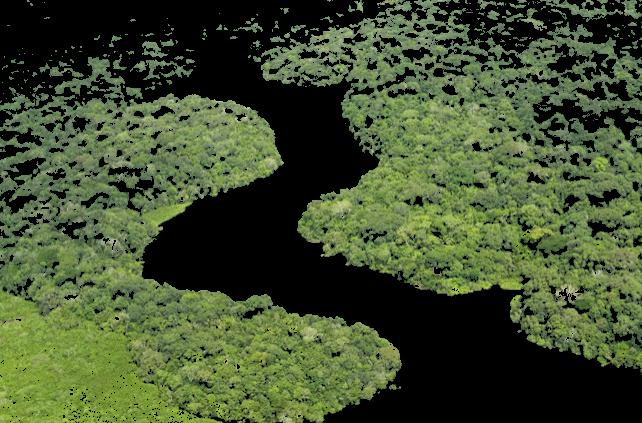
#> input picture lab2/f1.jpg, 642 x 423 px
$ python floresta.py f1.jpg f2.jpg
#> lines starting #> are read from the running program, lines starting #| are printed output that depends on the picture; after the words box and inside, x2 and y2 are one past the last pixel; in counts of white or black regions, pixels touching at a corner belong together
# Lab 02 - Segmentacao com cores
# Vitória Stavis de Araujo - GRR20200243

# importar modulos necessarios
import sys
import numpy as np
import cv2 as cv
from matplotlib import pyplot as plt
from mpl_toolkits.mplot3d import Axes3D
from matplotlib import cm
from matplotlib import colors
from matplotlib.colors import hsv_to_rgb

# segmenta a imagem, mostra e salva o resultado
def segmentation(img, hsv_img, out_name, l_green, d_green):

    # quadrado das cores para plotar
    lg_square = np.full((10,10,3), l_green, dtype = np.uint8)/255.0
    dg_square = np.full((10,10,3), d_green, dtype = np.uint8)/255.0

    # plot das cores
    plt.subplot(1,2,1)
    plt.imshow(hsv_to_rgb(lg_square))
    plt.subplot(1,2,2)
    plt.imshow(hsv_to_rgb(dg_square))
    plt.show()

    # cria mascara para segmentar
    mask = cv.inRange(hsv_img, d_green, l_green)

    result = cv.bitwise_and(img, img, mask = mask)

    # plot da mascara e da imagem segmentada
    plt.subplot(1, 2, 1)
    plt.imshow(mask, cmap = 'gray')
    plt.subplot(1, 2, 2)
    plt.imshow(result)
    plt.show()

    # salva imagem segmentada
    plt.imsave(out_name, result)

def color_gen(h, s, v):

    # limites inferiores e superios do hue, para manter em verde
    # divisao em dois para escala do opencv 0->180
    upper = 160/2
    lower = 82/2

    # encontra valores de h que se encaixam no verde
    h_green = h[h < upper]
    h_green = h_green[h_green > lower]
    h_green

    # valores medios
    h_mean = h_green.mean()
    s_mean = s.mean()
    v_mean = v.mean()

    # desvio padrao
    h_sd = np.std(h_green)
    s_sd = np.std(s)
    v_sd = np.std(v)

    # agora vamos encontrar as duas cores
    # somando desvio padrao na media e normalizando

    # light green hue
    l_h = h_mean+h_sd

    # light green saturation
    l_s = s_mean+2*s_sd
    if l_s > 255:
        l_s = 255
    if l_s < 0:
        l_s = 5

    # light green value
    l_v = v_mean+3*v_sd
    if l_v > 255:
        l_v = 255
    if l_v < 0:
        l_v = 25

    # dark green hue
    d_h = h_mean-2*h_sd

    # dark green saturation
    d_s = s_mean-3*s_sd
    if d_s > 255:
        d_s = 255
    if d_s < 0:
        d_s = 50

    # dark green value
    d_v = v_mean-2*v_sd
    if d_v > 255:
        d_v = 255
    if d_v < 0:
        d_v = 25

    # salvando light e dark green
    l_green = (l_h, l_s, l_v)
    d_green= (d_h, d_s, d_v)

    return (l_green, d_green)

# cria e mostra o grafico 3d do hue saturation e value da imagem
# retorna os arrays de h, s e v
def color_graph(img, hsv_img):

    # separar cores para fazer grafico
    pixel_colors = img.reshape((np.shape(img)[0]*np.shape(img)[1], 3))
    norm = colors.Normalize(vmin = -1., vmax = 1.)
    norm.autoscale(pixel_colors)
    pixel_colors = norm(pixel_colors).tolist()

    # separar hue saturation e value
    h, s, v = cv.split(hsv_img)

    fig = plt.figure()
    axis = fig.add_subplot(1, 1, 1, projection = '3d')

    # grafico das cores
    axis.scatter(h.flatten(), s.flatten(), v.flatten(), facecolors=pixel_colors, marker = '.')
    axis.set_xlabel('hue')
    axis.set_ylabel('saturation')
    axis.set_zlabel('value')
    plt.show()

    return (h, s, v)


def main(argv):

    # ler a imagem
    img = cv.imread(argv[1])
#> img is the input picture: shape (423, 642, 3); mean B, G, R 48.6, 80.3, 66.8
    img = cv.cvtColor(img, cv.COLOR_BGR2RGB)
    hsv_img = cv.cvtColor(img, cv.COLOR_RGB2HSV)
#> hsv_img: shape (423, 642, 3); mean H, S, V 38.6, 100.5, 80.4

    # valores de hue, saturation e value
    h, s, v = color_graph(img, hsv_img)
#> in color_graph, `pixel_colors = norm(pixel_colors).tolist()`: pixel_colors = 271566 items
#> in color_graph, `h, s, v = cv.split(hsv_img)`:
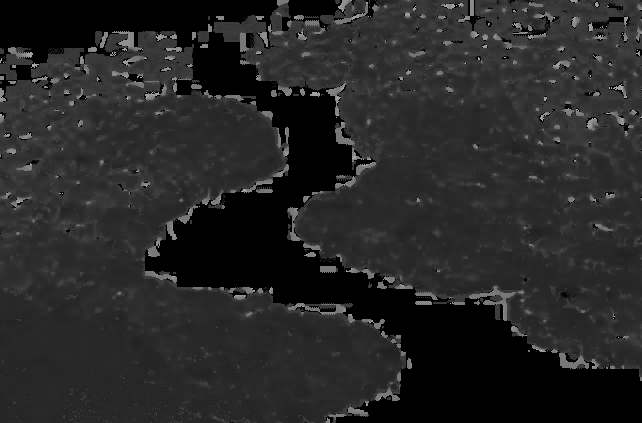
#> h: shape (423, 642); min 0, max 177, mean 38.6
#> in color_graph, `h, s, v = cv.split(hsv_img)`:
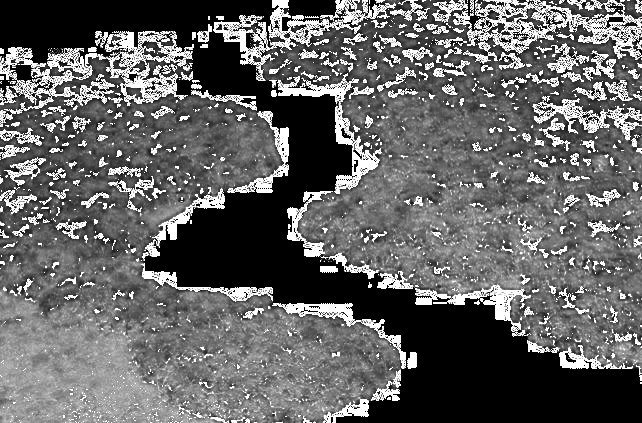
#> s: shape (423, 642); min 0, max 255, mean 100.5
#> in color_graph, `h, s, v = cv.split(hsv_img)`:
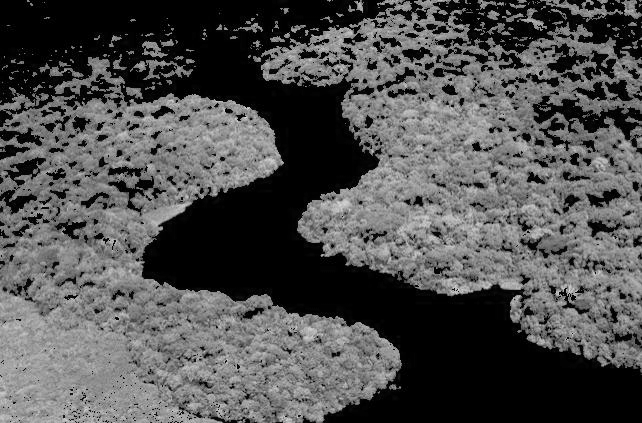
#> v: shape (423, 642); min 0, max 229, mean 80.4
#> in color_graph, `plt.show()`:
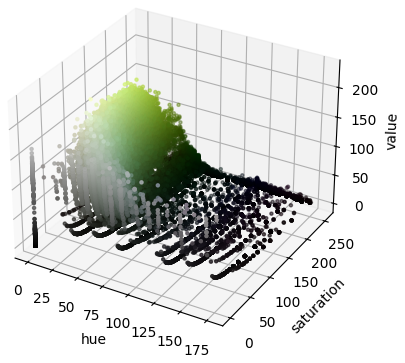
#> figure drawn by matplotlib, 1 panel

    # cores do threshold
    l_green, d_green = color_gen(h, s, v)
#> in color_gen, `h_mean = h_green.mean()`: h_mean = 49.97
#> in color_gen, `s_mean = s.mean()`: s_mean = 100.5
#> in color_gen, `v_mean = v.mean()`: v_mean = 80.43
#> in color_gen, `h_sd = np.std(h_green)`: h_sd = 7.11
#> in color_gen, `s_sd = np.std(s)`: s_sd = 81.57
#> in color_gen, `v_sd = np.std(v)`: v_sd = 66.43
#> in color_gen, `l_h = h_mean+h_sd`: l_h = 57.08
#> in color_gen, `l_s = s_mean+2*s_sd`: l_s = 263.7
#> in color_gen, `l_v = v_mean+3*v_sd`: l_v = 279.7
#> in color_gen, `d_h = h_mean-2*h_sd`: d_h = 35.76
#> in color_gen, `d_s = s_mean-3*s_sd`: d_s = -144.2
#> in color_gen, `d_v = v_mean-2*v_sd`: d_v = -52.44
#> in color_gen, `l_green = (l_h, l_s, l_v)`: l_green = (57.08, 255, 255)
#> in color_gen, `d_green= (d_h, d_s, d_v)`: d_green = (35.76, 50, 25)
#> l_green = (57.08, 255, 255); d_green = (35.76, 50, 25)

    # segmentacao da imagem
    segmentation(img, hsv_img, argv[2], l_green, d_green)
#> in segmentation, `plt.show()`:
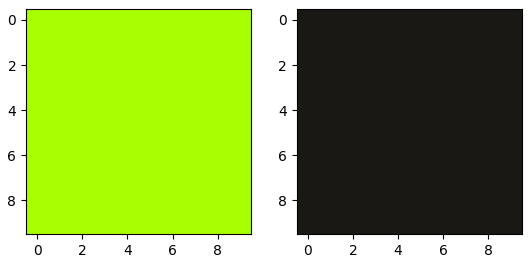
#> figure drawn by matplotlib, 2 panels
#> in segmentation, `mask = cv.inRange(hsv_img, d_green, l_green)`:
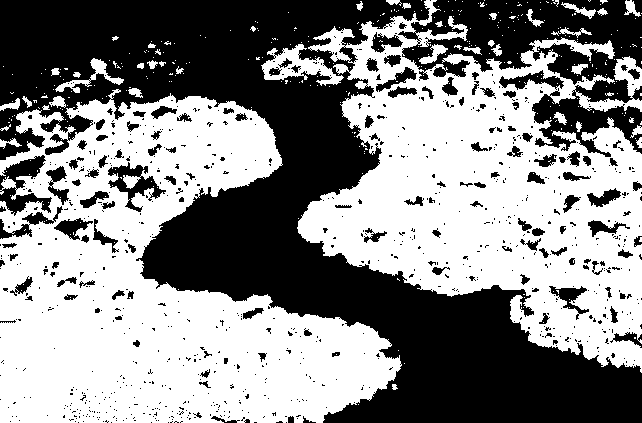
#> mask: shape (423, 642); 54% white; 867 black regions (733 under 20 px), largest, box (x1, y1, x2, y2) and area: (0, 0, 642, 423) 92816, (398, 0, 642, 157) 16803, (0, 155, 52, 216) 1328
#> in segmentation, `result = cv.bitwise_and(img, img, mask = mask)`:
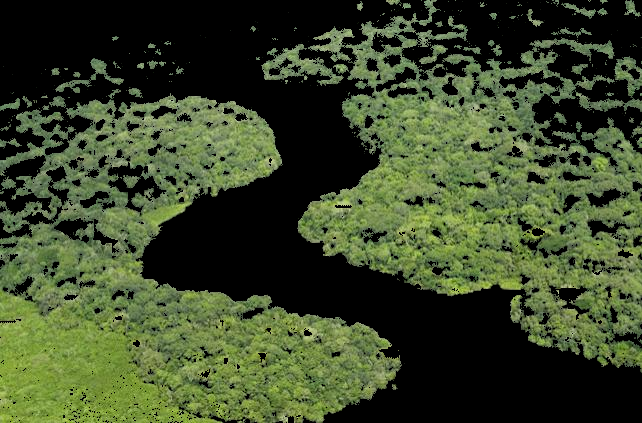
#> result: shape (423, 642, 3); mean R, G, B 59.6, 71.7, 41.8


if __name__ == '__main__':
    main(sys.argv)

$ run again, on lab2/f3.jpg
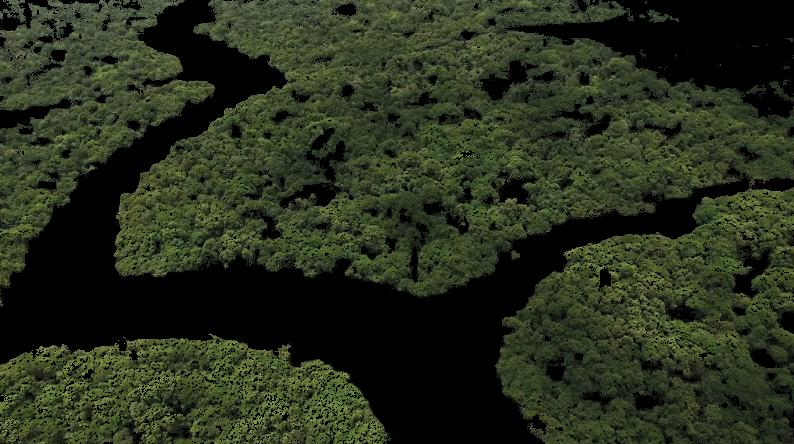
#> input picture lab2/f3.jpg, 794 x 444 px
#> in main, img is the input picture: shape (444, 794, 3); mean B, G, R 28.9, 47.2, 39.9
#> hsv_img: shape (444, 794, 3); mean H, S, V 36.7, 95.8, 47.3
#> pixel_colors = 352536 items
#> h_mean = 47.56
#> s_mean = 95.82
#> v_mean = 47.25
#> h_sd = 6.29
#> s_sd = 73.73
#> v_sd = 37.43
#> l_h = 53.84
#> l_s = 243.3
#> l_v = 159.5
#> d_h = 34.99
#> d_s = -125.4
#> d_v = -27.61
#> in color_gen, `l_green = (l_h, l_s, l_v)`: l_green = (53.84, 243.3, 159.5)
#> in color_gen, `d_green= (d_h, d_s, d_v)`: d_green = (34.99, 50, 25)
#> in main, `l_green, d_green = color_gen(h, s, v)`: l_green = (53.84, 243.3, 159.5); d_green = (34.99, 50, 25)
#> in segmentation, `mask = cv.inRange(hsv_img, d_green, l_green)`:
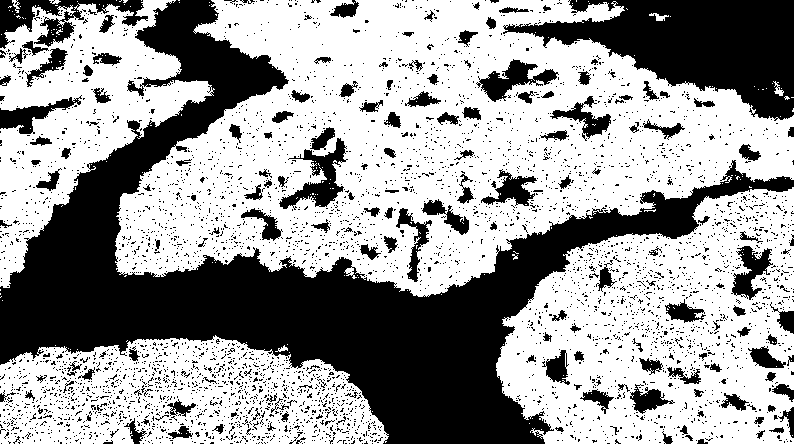
#> mask: shape (444, 794); 61.4% white; 4270 black regions (4094 under 20 px), largest, box (x1, y1, x2, y2) and area: (0, 0, 794, 444) 81285, (503, 0, 794, 121) 17926, (0, 0, 148, 49) 2779
#> in segmentation, `result = cv.bitwise_and(img, img, mask = mask)`:
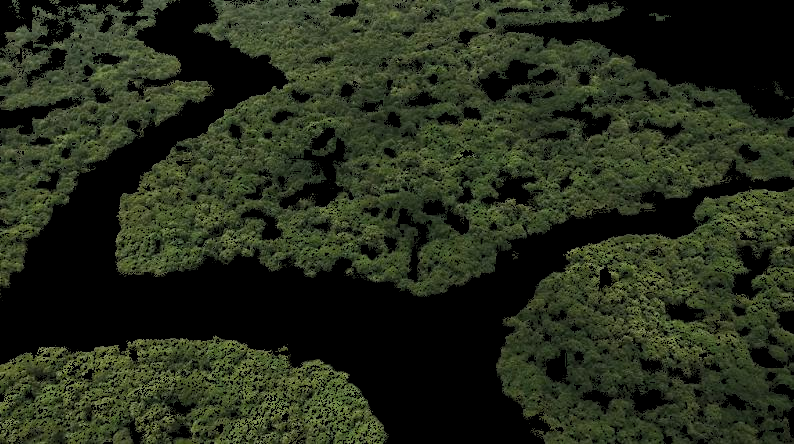
#> result: shape (444, 794, 3); mean R, G, B 37.4, 43.9, 26.7

$ run again, on lab2/f6.jpg
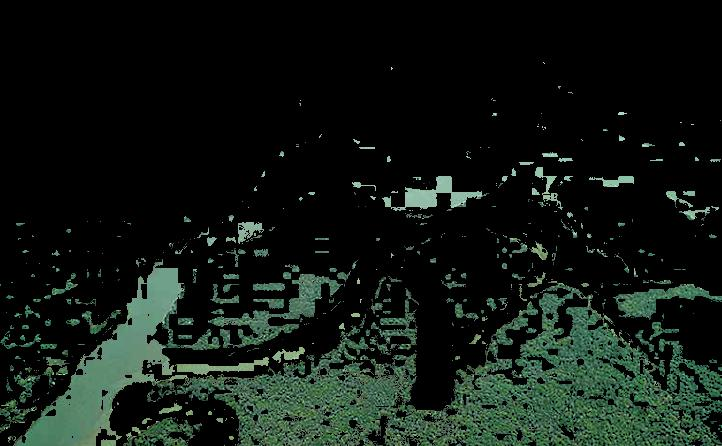
#> input picture lab2/f6.jpg, 722 x 446 px
#> in main, img is the input picture: shape (446, 722, 3); mean B, G, R 19.9, 25.3, 17.4
#> hsv_img: shape (446, 722, 3); mean H, S, V 28.3, 70.6, 25.5
#> pixel_colors = 322012 items
#> in color_graph, `plt.show()`:
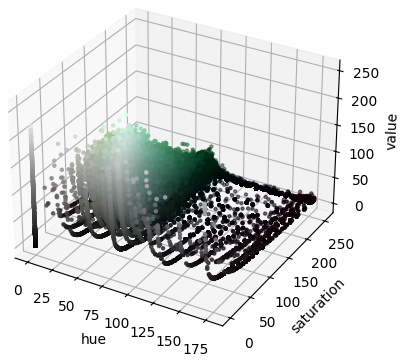
#> figure drawn by matplotlib, 1 panel
#> h_mean = 66.27
#> s_mean = 70.58
#> v_mean = 25.5
#> h_sd = 7.09
#> s_sd = 98.88
#> v_sd = 48.53
#> l_h = 73.36
#> l_s = 268.3
#> l_v = 171.1
#> d_h = 52.1
#> d_s = -226.1
#> d_v = -71.56
#> in color_gen, `l_green = (l_h, l_s, l_v)`: l_green = (73.36, 255, 171.1)
#> in color_gen, `d_green= (d_h, d_s, d_v)`: d_green = (52.1, 50, 25)
#> in main, `l_green, d_green = color_gen(h, s, v)`: l_green = (73.36, 255, 171.1); d_green = (52.1, 50, 25)
#> mask: shape (446, 722); 12.2% white; 560 white regions (489 under 20 px), largest, box (x1, y1, x2, y2) and area: (216, 323, 722, 446) 24979, (26, 341, 168, 446) 5164, (134, 418, 193, 446) 834
#> in segmentation, `result = cv.bitwise_and(img, img, mask = mask)`:
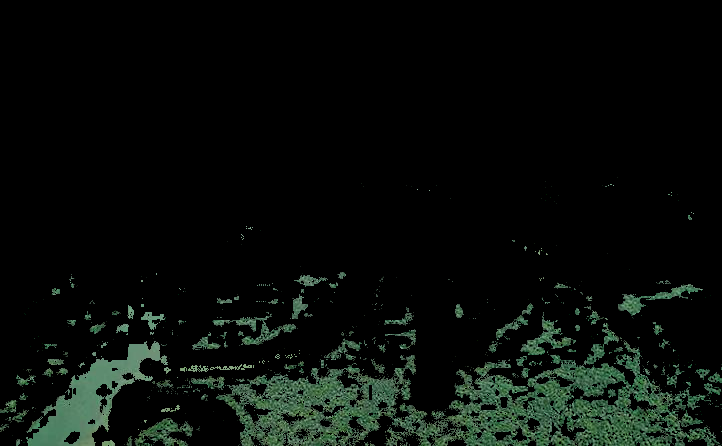
#> result: shape (446, 722, 3); mean R, G, B 8.5, 13, 9.7
